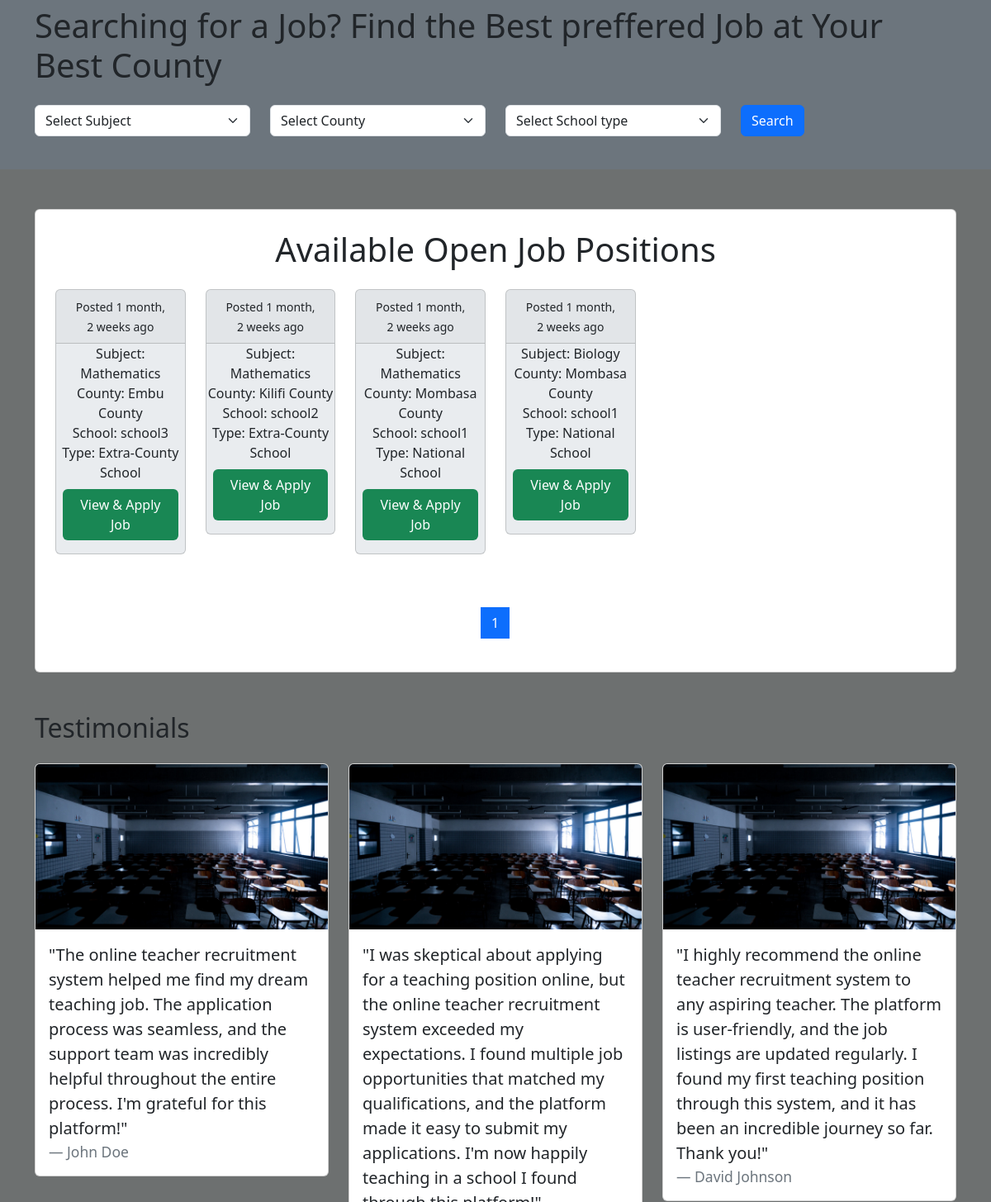
Before: / (middle part) with the older database file.
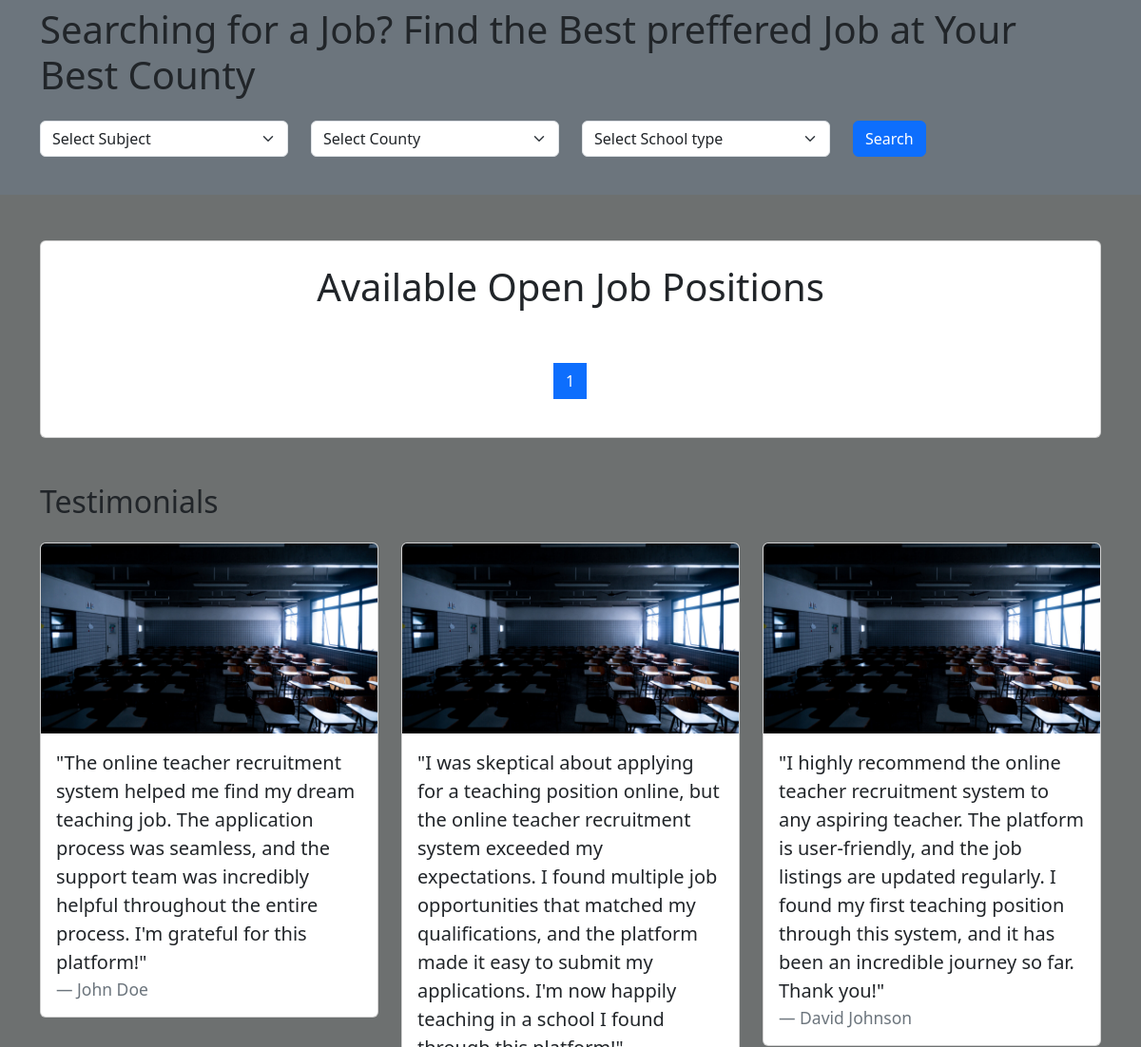
After: the same page with the newer database file.
### school/models.py (models this page shows, shortened)
class Newjob(models.Model):
    school = models.ForeignKey(School, on_delete=models.CASCADE)
    subject = models.CharField(max_length=100, null=True)
    salary = models.CharField(max_length=100, null=True)
    description = models.TextField(null=True)
    requirements = models.TextField(null=True)
    qualifications = models.TextField(null=True)
    created_at = models.DateTimeField(auto_now_add=True)
    is_active = models.BooleanField(default=True)

class School(models.Model):
    user = models.OneToOneField(User, on_delete=models.CASCADE)
    location = models.CharField(max_length=100, default=False)
    address = models.CharField(max_length=100, default=False)
    description = models.TextField(default=False)
    contact = models.CharField(max_length=20, default=False)
    website = models.URLField(default=False)
    school_type =models.CharField(max_length=100, default=False)

### users/models.py (models this page shows)
class User(AbstractUser):
    USERNAME_FIELD = 'username'
    username = models.CharField(max_length=150, unique=True)
    is_teacher = models.BooleanField(default=False)
    is_school = models.BooleanField(default=False)
    groups = models.ManyToManyField(Group, blank=True, related_name='custom_user_set')
    user_permissions = models.ManyToManyField(Permission,blank=True,related_name='custom_user_set')
    has_paid = models.BooleanField(default=False)
    has_resume = models.BooleanField(default=False)
    has_school = models.BooleanField(default=False)
    created_at = models.DateTimeField(auto_now_add=True)

### users/views.py (the view)
# urls.py: path('', views.Homepage, name='home-page'),
def Homepage(request):
    jobs = Newjob.objects.all().select_related('school').order_by('-created_at')
    search_subject = request.GET.get('subject')
    search_location = request.GET.get('location')
    search_school_type = request.GET.get('school_type')
    if search_subject:
        jobs = jobs.filter(subject=search_subject)
    if search_location:
        jobs = jobs.filter(school__location=search_location)
    if search_school_type:
        jobs = jobs.filter(school__school_type=search_school_type)
    page = Paginator(jobs, 60)
    page_list = request.GET.get('page')
    page = page.get_page(page_list)
    context={'page':page, 'search_subject':search_subject, 'search_location':search_location, 'search_school_type':search_school_type}
    return render(request, 'users/home.html', context)

### templates/users/home.html (shortened to what this page needs)
{% extends 'users/base.html' %}
{% block content %}
{% load static %}
<div class="section bg-secondary">
    <div class="container mt-0 pt-5 pb-4 ">
        <h1 class="mb-4">Searching for a Job? Find the Best preffered Job at Your Best County</h1>
        <form action="{% url 'home-page' %}" method="GET">
            <div class="row">
                <div class="col-md-3">
                    <select class="form-select mb-3" aria-label="Select Subject" name="subject">
                        <option value="{{search_subject}}" {% if not subject %}selected{% endif %}selected class="text-black">Select Subject</option>
                    </select>
                </div>
                <div class="col-md-3">
                    <select class="form-select mb-3" name="location">
                        <option value="" {% if not location %}selected{% endif %}selected class="text-black">Select County</option>
                    </select>
                </div>
                <div class="col-md-3">
                    <select class="form-select mb-3" name="school_type">
                        <option value="" {% if not school_type %}selected{% endif %}selected class="text-black">Select School type</option>
                    </select>
                </div>
                <div class="col-md-3">
                    <button class="btn btn-primary btn-block " type="submit">Search</button>
                </div>
            </div>
        </form>
    </div>
</div>
<div class="container my-5">
    <div class="card p-4" >
        <h1 class="mb-2 text-center">Available Open Job Positions</h1>
        <div class="row">
            {% for job in page.object_list %}
            {% if job.is_active %}
            <div class="col-md-2 my-3">
                <div class="card bg-body-secondary pb-2">
                    <div class="card-header text-center px-0">
                        <small>Posted {{ job.created_at|timesince }} ago</small>
                    </div>
                    <div class="card-body text-center p-0">
                        <p class="m-0">Subject: {{ job.subject }}</p>
                        <p class="m-0">County: {{ job.school.location }} County</p>
                        <p class="m-0">School: {{ job.school.user.username }}</p>
                        <p class="m-0">Type: {{ job.school.school_type }}</p>
                        <div class="card-btn btn-lg text-center m-2">
                            <a href="{% url 'view_job' %}?id={{ job.id }}"><button type="submit"
                                    class="text-bg-success rounded-2 btn">View & Apply Job</button></a>
                        </div>
                    </div>
                </div>
            </div>
            {% endif %}
            {% endfor %}
        </div>
        <div class="mt-5">
            <nav aria-label="page navigation">
                <ul class="pagination justify-content-center">
                    <li class="page-item active" aria-current="page">
                        <a class="page-link" href="#">{{ page.number }}</a>
                    </li>
                </ul>
            </nav>
        </div>
    </div>
</div>
<div class="container mt-4">
    <h2 class="mb-4">Testimonials</h2>
    <div class="row">
      <div class="col-md-4">
        <div class="card mb-4">
          <img src="{% static 'images/7.jpeg' %}" class="card-img-top" alt="Testimonial Image 1">
          <div class="card-body">
            <blockquote class="blockquote mb-0">
                <p>"The online teacher recruitment system helped me find my dream teaching job. The application process was seamless, and the support team was incredibly helpful throughout the entire process. I'm grateful for this platform!"</p>
                <footer class="blockquote-footer">John Doe</footer>
            </blockquote>
          </div>
        </div>
      </div>
      <div class="col-md-4">
        <div class="card mb-4">
          <img src="{% static 'images/7.jpeg' %}" class="card-img-top" alt="Testimonial Image 1">
          <div class="card-body">
            <blockquote class="blockquote mb-0">
                <p></p>
            </blockquote>
          </div>
        </div>
      </div>
      <div class="col-md-4">
        <div class="card mb-4">
          <img src="{% static 'images/7.jpeg' %}" class="card-img-top" alt="Testimonial Image 1">
          <div class="card-body">
            <blockquote class="blockquote mb-0">
                <p>"I highly recommend the online teacher recruitment system to any aspiring teacher. The platform is user-friendly, and the job listings are updated regularly. I found my first teaching position through this system, and it has been an incredible journey so far. Thank you!"</p>
              <footer class="blockquote-footer">David Johnson</footer>
            </blockquote>
          </div>
        </div>
      </div>
    </div>
  </div>
{% endblock %}

### templates/users/base.html (shortened to what this page needs)
{% load static %}
<!doctype html>
<html lang="en">
<head>
    <link href="https://cdn.jsdelivr.net/npm/bootstrap@5.3.0-alpha3/dist/css/bootstrap.min.css" rel="stylesheet"
>
    <link rel="stylesheet" href="https://cdn.jsdelivr.net/npm/bootstrap-icons@1.10.5/font/bootstrap-icons.css">
</head>
<body style="background-color: rgb(109, 112, 112);;">
    {% block content %}
    {% endblock %}
</body>
</html>

Changed rows visible on the page:
removed Newjob: created_at "1 month, 2 weeks", subject "Mathematics", school.location "Embu", school.user.username "school3", school.school_type "Extra-County School"
removed Newjob: created_at "1 month, 2 weeks", subject "Mathematics", school.location "Kilifi", school.user.username "school2", school.school_type "Extra-County School"
removed Newjob: created_at "1 month, 2 weeks", subject "Mathematics", school.location "Mombasa", school.user.username "school1", school.school_type "National School"
removed Newjob: created_at "1 month, 2 weeks", subject "Biology", school.location "Mombasa", school.user.username "school1", school.school_type "National School"
